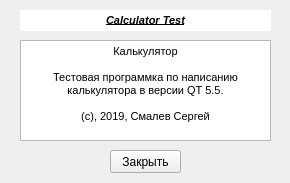
<?xml version="1.0" encoding="UTF-8"?>
<ui version="4.0">
 <class>AboutWindow</class>
 <widget class="QWidget" name="AboutWindow">
  <property name="geometry">
   <rect>
    <x>0</x>
    <y>0</y>
    <width>290</width>
    <height>183</height>
   </rect>
  </property>
  <property name="sizePolicy">
   <sizepolicy hsizetype="Fixed" vsizetype="Fixed">
    <horstretch>0</horstretch>
    <verstretch>0</verstretch>
   </sizepolicy>
  </property>
  <property name="minimumSize">
   <size>
    <width>290</width>
    <height>183</height>
   </size>
  </property>
  <property name="maximumSize">
   <size>
    <width>290</width>
    <height>183</height>
   </size>
  </property>
  <property name="windowTitle">
   <string>About</string>
  </property>
  <widget class="QPushButton" name="CloseWindow">
   <property name="geometry">
    <rect>
     <x>110</x>
     <y>150</y>
     <width>71</width>
     <height>23</height>
    </rect>
   </property>
   <property name="minimumSize">
    <size>
     <width>71</width>
     <height>23</height>
    </size>
   </property>
   <property name="maximumSize">
    <size>
     <width>71</width>
     <height>23</height>
    </size>
   </property>
   <property name="text">
    <string>Закрыть</string>
   </property>
   <property name="shortcut">
    <string>Esc</string>
   </property>
  </widget>
  <widget class="QTextBrowser" name="AboutMain">
   <property name="geometry">
    <rect>
     <x>20</x>
     <y>40</y>
     <width>251</width>
     <height>101</height>
    </rect>
   </property>
   <property name="minimumSize">
    <size>
     <width>251</width>
     <height>101</height>
    </size>
   </property>
   <property name="maximumSize">
    <size>
     <width>251</width>
     <height>101</height>
    </size>
   </property>
   <property name="html">
    <string>&lt;!DOCTYPE HTML PUBLIC &quot;-//W3C//DTD HTML 4.0//EN&quot; &quot;http://www.w3.org/TR/REC-html40/strict.dtd&quot;&gt;
&lt;html&gt;&lt;head&gt;&lt;meta name=&quot;qrichtext&quot; content=&quot;1&quot; /&gt;&lt;style type=&quot;text/css&quot;&gt;
p, li { white-space: pre-wrap; }
&lt;/style&gt;&lt;/head&gt;&lt;body style=&quot; font-family:'MS Shell Dlg 2'; font-size:8.25pt; font-weight:400; font-style:normal;&quot;&gt;
&lt;p align=&quot;center&quot; style=&quot; margin-top:0px; margin-bottom:0px; margin-left:0px; margin-right:0px; -qt-block-indent:0; text-indent:0px;&quot;&gt;Калькулятор&lt;/p&gt;
&lt;p align=&quot;center&quot; style=&quot;-qt-paragraph-type:empty; margin-top:0px; margin-bottom:0px; margin-left:0px; margin-right:0px; -qt-block-indent:0; text-indent:0px;&quot;&gt;&lt;br /&gt;&lt;/p&gt;
&lt;p align=&quot;center&quot; style=&quot; margin-top:0px; margin-bottom:0px; margin-left:0px; margin-right:0px; -qt-block-indent:0; text-indent:0px;&quot;&gt;Тестовая программка по написанию калькулятора в версии QT 5.5.&lt;/p&gt;
&lt;p align=&quot;center&quot; style=&quot;-qt-paragraph-type:empty; margin-top:0px; margin-bottom:0px; margin-left:0px; margin-right:0px; -qt-block-indent:0; text-indent:0px;&quot;&gt;&lt;br /&gt;&lt;/p&gt;
&lt;p align=&quot;center&quot; style=&quot; margin-top:0px; margin-bottom:0px; margin-left:0px; margin-right:0px; -qt-block-indent:0; text-indent:0px;&quot;&gt;(c), 2019, Смалев Сергей&lt;/p&gt;&lt;/body&gt;&lt;/html&gt;</string>
   </property>
   <property name="textInteractionFlags">
    <set>Qt::NoTextInteraction</set>
   </property>
  </widget>
  <widget class="QTextBrowser" name="AboutLabel">
   <property name="geometry">
    <rect>
     <x>20</x>
     <y>10</y>
     <width>251</width>
     <height>21</height>
    </rect>
   </property>
   <property name="minimumSize">
    <size>
     <width>251</width>
     <height>21</height>
    </size>
   </property>
   <property name="maximumSize">
    <size>
     <width>251</width>
     <height>21</height>
    </size>
   </property>
   <property name="focusPolicy">
    <enum>Qt::NoFocus</enum>
   </property>
   <property name="contextMenuPolicy">
    <enum>Qt::NoContextMenu</enum>
   </property>
   <property name="frameShape">
    <enum>QFrame::NoFrame</enum>
   </property>
   <property name="frameShadow">
    <enum>QFrame::Sunken</enum>
   </property>
   <property name="lineWidth">
    <number>0</number>
   </property>
   <property name="verticalScrollBarPolicy">
    <enum>Qt::ScrollBarAlwaysOff</enum>
   </property>
   <property name="horizontalScrollBarPolicy">
    <enum>Qt::ScrollBarAlwaysOff</enum>
   </property>
   <property name="html">
    <string>&lt;!DOCTYPE HTML PUBLIC &quot;-//W3C//DTD HTML 4.0//EN&quot; &quot;http://www.w3.org/TR/REC-html40/strict.dtd&quot;&gt;
&lt;html&gt;&lt;head&gt;&lt;meta name=&quot;qrichtext&quot; content=&quot;1&quot; /&gt;&lt;style type=&quot;text/css&quot;&gt;
p, li { white-space: pre-wrap; }
&lt;/style&gt;&lt;/head&gt;&lt;body style=&quot; font-family:'MS Shell Dlg 2'; font-size:8.25pt; font-weight:400; font-style:normal;&quot;&gt;
&lt;p align=&quot;center&quot; style=&quot; margin-top:0px; margin-bottom:0px; margin-left:0px; margin-right:0px; -qt-block-indent:0; text-indent:0px;&quot;&gt;&lt;span style=&quot; font-weight:600; font-style:italic; text-decoration: underline;&quot;&gt;Calculator Test&lt;/span&gt;&lt;/p&gt;&lt;/body&gt;&lt;/html&gt;</string>
   </property>
   <property name="textInteractionFlags">
    <set>Qt::NoTextInteraction</set>
   </property>
  </widget>
 </widget>
 <resources/>
 <connections/>
</ui>
